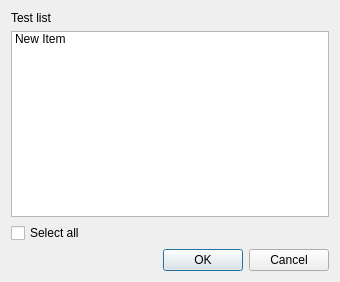
<?xml version="1.0" encoding="UTF-8"?>
<ui version="4.0">
 <class>TestlistDialog</class>
 <widget class="QDialog" name="TestlistDialog">
  <property name="geometry">
   <rect>
    <x>0</x>
    <y>0</y>
    <width>340</width>
    <height>282</height>
   </rect>
  </property>
  <property name="minimumSize">
   <size>
    <width>340</width>
    <height>282</height>
   </size>
  </property>
  <property name="windowTitle">
   <string>Dialog</string>
  </property>
  <layout class="QHBoxLayout" name="horizontalLayout">
   <item>
    <layout class="QVBoxLayout" name="verticalLayout">
     <item>
      <widget class="QLabel" name="label">
       <property name="text">
        <string>Test list</string>
       </property>
      </widget>
     </item>
     <item>
      <widget class="QListWidget" name="listWidget">
       <item>
        <property name="text">
         <string>New Item</string>
        </property>
       </item>
      </widget>
     </item>
     <item>
      <widget class="QCheckBox" name="checkBox">
       <property name="text">
        <string>Select all</string>
       </property>
      </widget>
     </item>
     <item>
      <widget class="QDialogButtonBox" name="buttonBox">
       <property name="orientation">
        <enum>Qt::Horizontal</enum>
       </property>
       <property name="standardButtons">
        <set>QDialogButtonBox::Cancel|QDialogButtonBox::Ok</set>
       </property>
      </widget>
     </item>
    </layout>
   </item>
  </layout>
 </widget>
 <resources/>
 <connections>
  <connection>
   <sender>buttonBox</sender>
   <signal>accepted()</signal>
   <receiver>TestlistDialog</receiver>
   <slot>accept()</slot>
   <hints>
    <hint type="sourcelabel">
     <x>248</x>
     <y>254</y>
    </hint>
    <hint type="destinationlabel">
     <x>157</x>
     <y>274</y>
    </hint>
   </hints>
  </connection>
  <connection>
   <sender>buttonBox</sender>
   <signal>rejected()</signal>
   <receiver>TestlistDialog</receiver>
   <slot>reject()</slot>
   <hints>
    <hint type="sourcelabel">
     <x>316</x>
     <y>260</y>
    </hint>
    <hint type="destinationlabel">
     <x>286</x>
     <y>274</y>
    </hint>
   </hints>
  </connection>
 </connections>
</ui>
